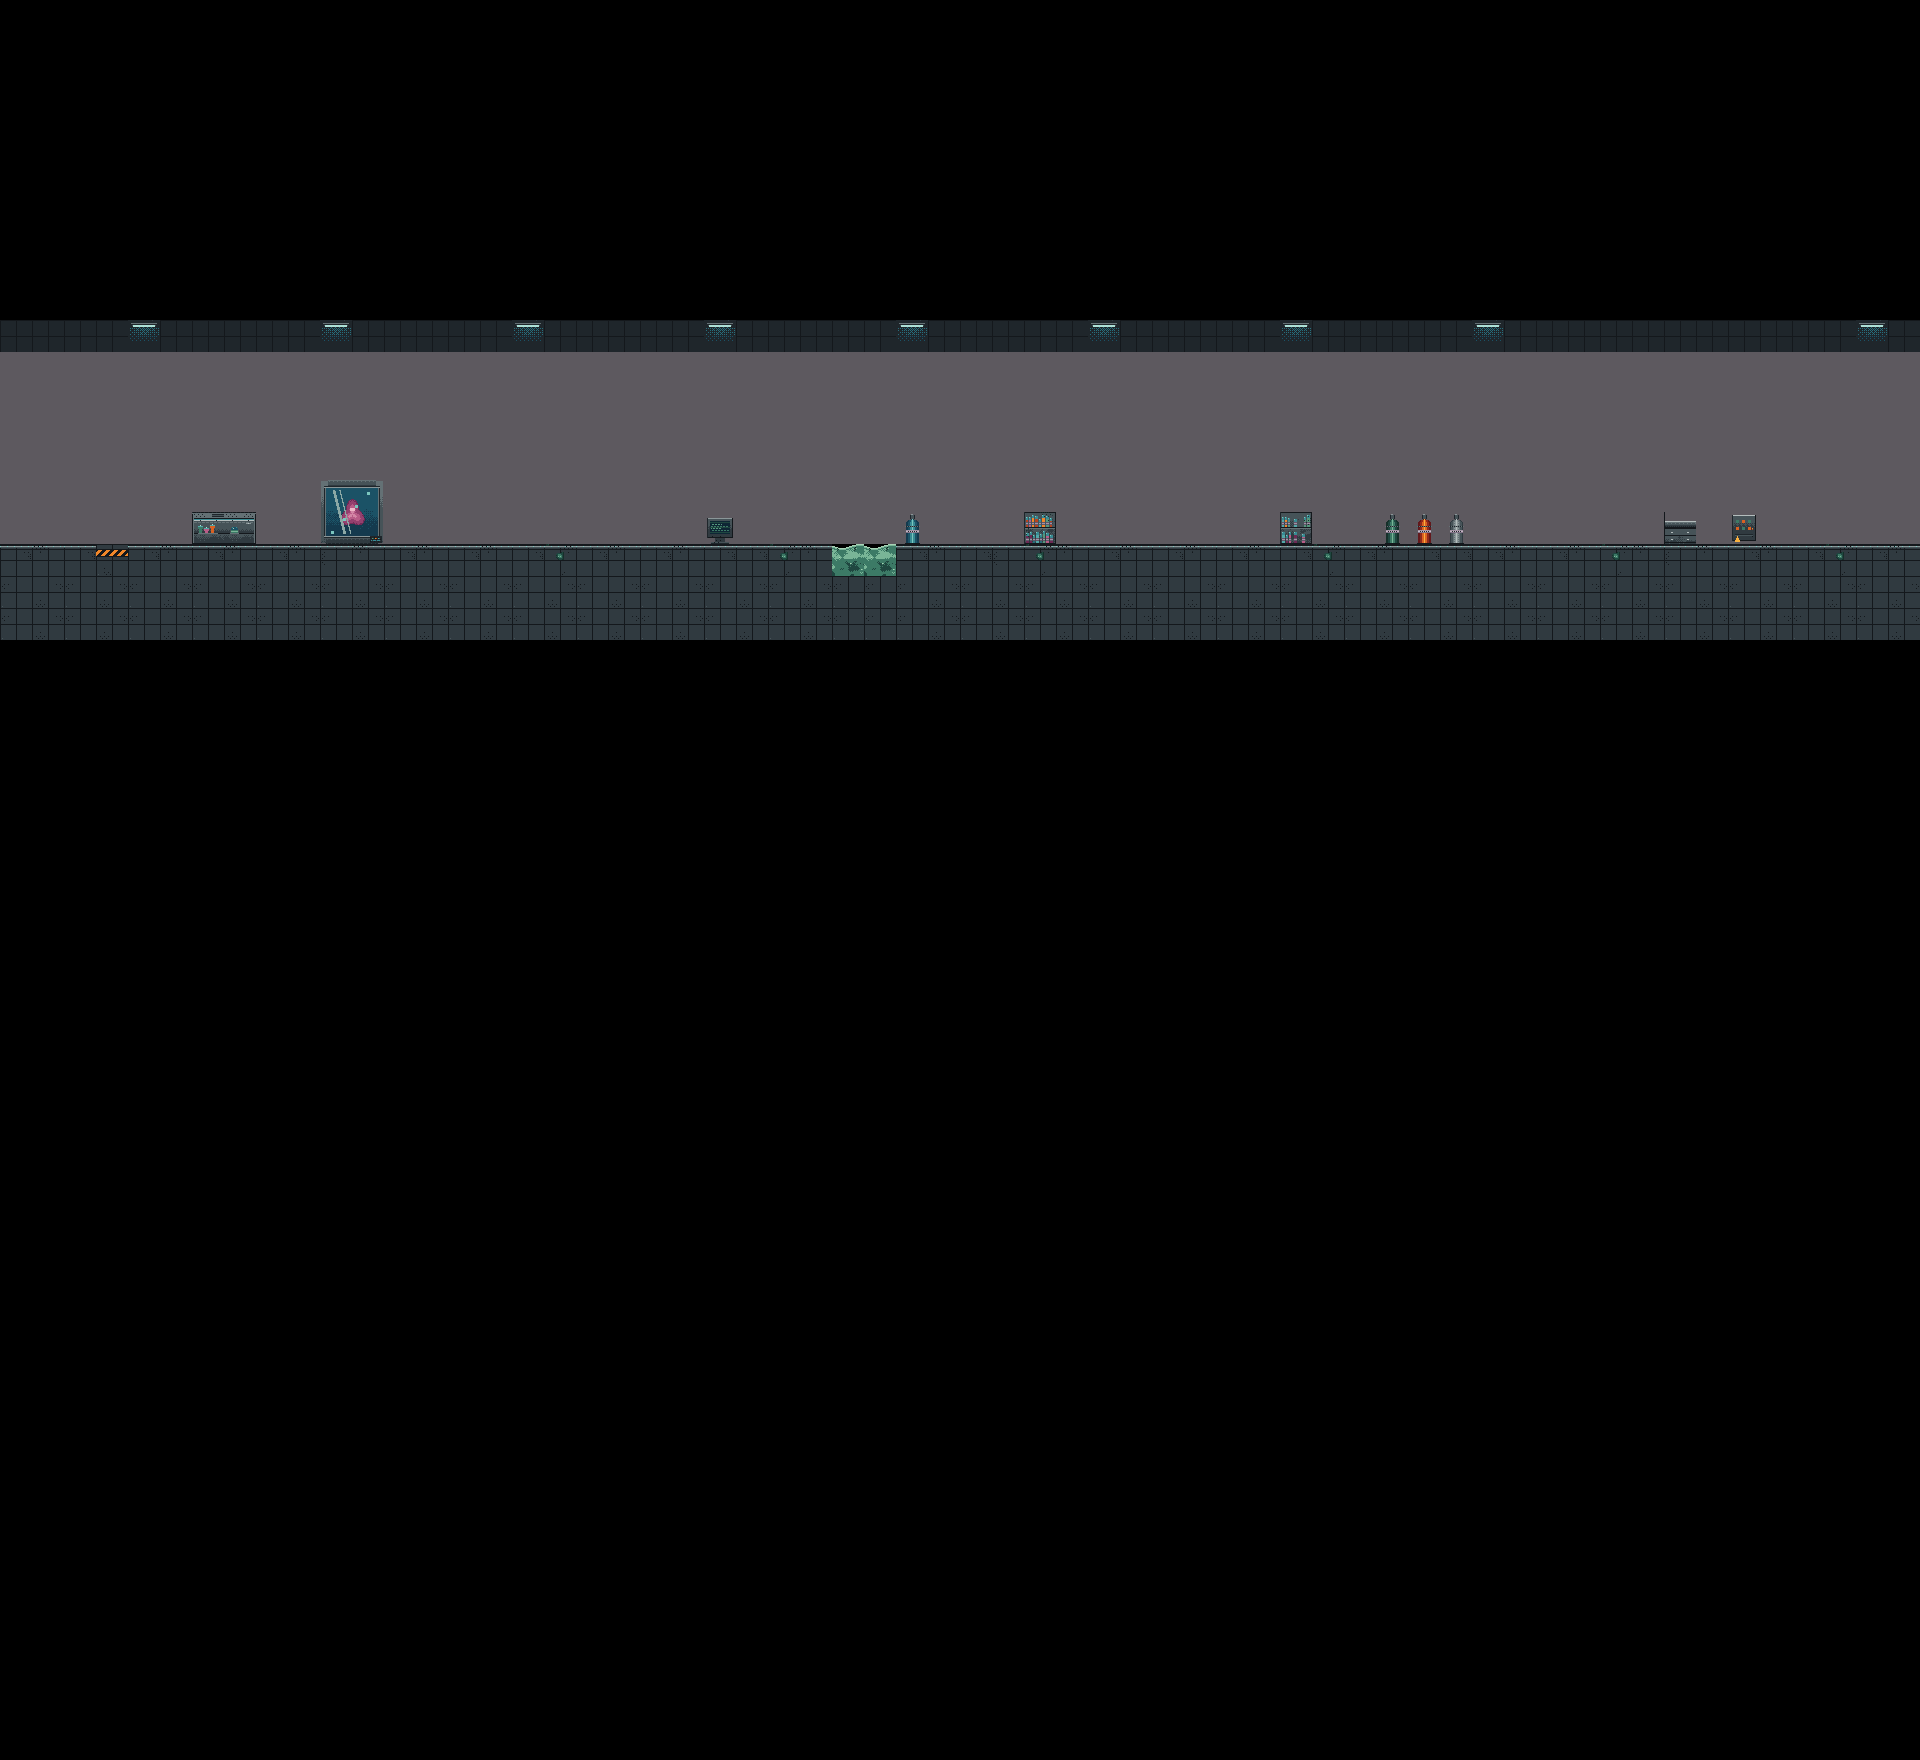

Tiled map render using the project's own tile images. Description and the map definition, with tile-layer contents summarised, below:
An orthogonal 60x55 tile map with 32x32 px tiles, 4 tile layers (Fundo, Perigos, Colisão, Decoração) and 7 objects (spawn, porta, especime, artefato, espinho, ...).

<map version="1.10" tiledversion="1.12.2" orientation="orthogonal" renderorder="right-down" width="60" height="55" tilewidth="32" tileheight="32" infinite="0" nextlayerid="6" nextobjectid="102">
 <tileset firstgid="1" source="fase2_laboratorio_sala.tsx" />
 <layer id="1" name="Fundo" width="60" height="55">
  <data>[3300 cells, 420 non-empty, 4 distinct tile ids]</data>
 </layer>
 <layer id="2" name="Perigos" width="60" height="55">
  <data>[3300 cells, 2 non-empty, 1 distinct tile ids]</data>
 </layer>
 <layer id="3" name="Colisão" width="60" height="55">
  <properties>
   <property name="colisao" type="bool" value="true" />
  </properties>
  <data>[3300 cells, 178 non-empty, 7 distinct tile ids]</data>
 </layer>
 <layer id="4" name="Decoração" width="60" height="55">
  <data>[3300 cells, 15 non-empty, 15 distinct tile ids]</data>
 </layer>
 <objectgroup id="5" name="Plataformas" />
 <objectgroup id="6" name="Entidades">
  <object id="1" type="spawn" x="160" y="544" width="32" height="48" />
  <object id="2" type="porta" x="64" y="480" width="32" height="64">
   <properties>
    <property name="destino" value="sair" />
   </properties>
  </object>
  <object id="3" type="especime" x="1027" y="544" width="861" height="32" />
  <object id="4" type="artefato" x="1792" y="510" width="33.3333" height="34">
   <properties>
    <property name="nome" value="Amostra do Espécime 07" />
   </properties>
  </object>
  <object id="5" type="espinho" x="832" y="558.333" width="64" height="81.6667" />
  <object id="6" type="cientista" x="250" y="496" width="48" height="48">
   <properties>
    <property name="nome" value="Marie Curie" />
   </properties>
  </object>
  <object id="101" type="caixa_energia" x="1600.33" y="479.5" width="33.3333" height="34">
   <properties>
    <property name="nome" value="Amostra do Espécime 07" />
   </properties>
  </object>
 </objectgroup>
</map>
